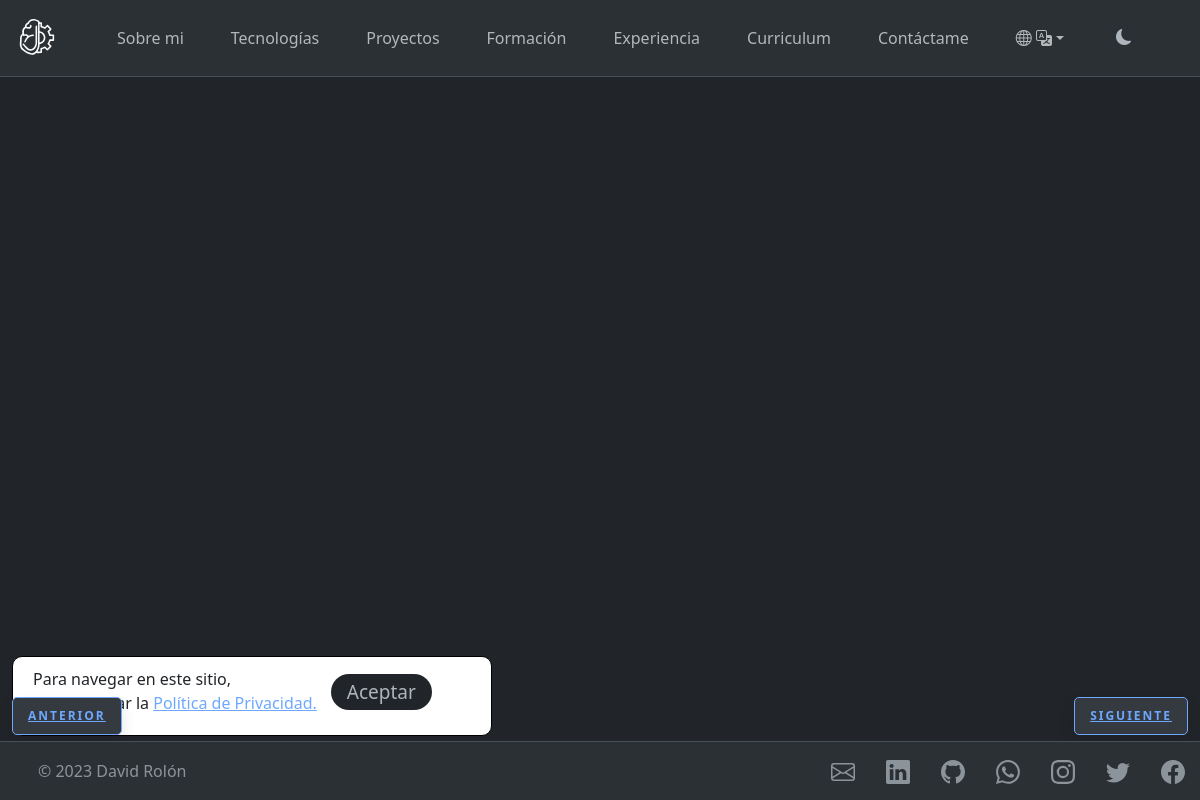
Before: /experience with the older database file.
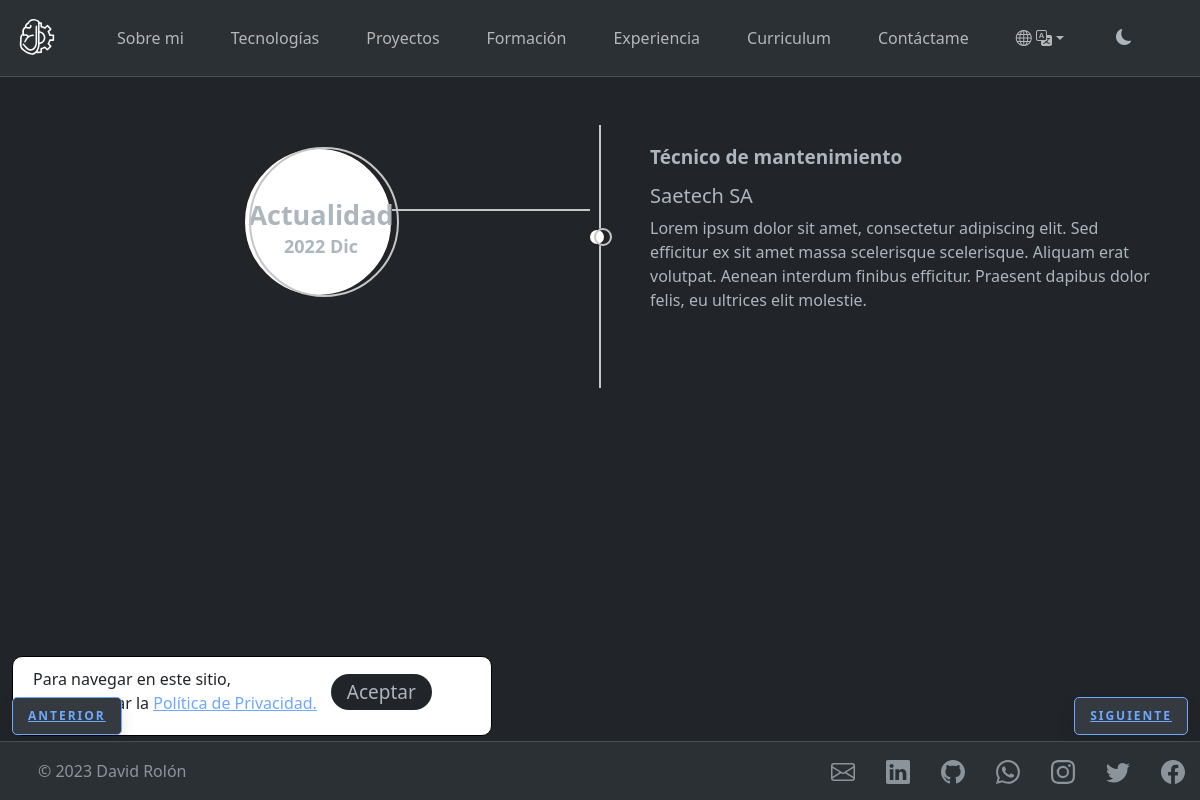
After: the same page with the newer database file.
### my_portfolio/models.py (models this page shows, shortened)
class Experience(models.Model):
    job = models.CharField(max_length=64)
    company = models.CharField(max_length=64)
    date_start = models.CharField(max_length=32)
    date_end = models.CharField(max_length=32)
    description = models.TextField(max_length=512)
    class Meta:
        verbose_name_plural = "Experiencies"

### my_portfolio/views.py (the view)
# urls.py: path('experience', views.experience, name="experience"),
def experience(request, template_name='my_portfolio/experience.html'):
    experiences = all_row_model_to_dict(models.Experience)
    context = {"experiences": experiences}
    return render(request, template_name, context=context)

### my_portfolio/auxiliar.py (called while the page is built)
def model_to_dict(model):
    new_dict = model.__dict__
    new_dict.pop("id")
    new_dict.pop("_state")
    return new_dict

def all_row_model_to_dict(model_class, order_by=None):
    if order_by:
        return [model_to_dict(model) for model in model_class.objects.all().order_by(order_by)]
    return [model_to_dict(model) for model in model_class.objects.all()]

### templates/my_portfolio/experience.html (shortened to what this page needs)
{% extends "./fragments/base.html" %}
{% load static %}
{% block adicional_style %}
<link rel="stylesheet" type="text/css" href='{% static "css/experience_timeline.css" %}'>
{% endblock %}
{% block main %}
<div class="container py-5">
  <div class="main-timeline">
    {% for item in experiences %}
    <div class="timeline">
      <div class="icon"></div>
      <div class="date-content">
        <div class="date-outer">
          <span class="date">
            <span class="end">{{item.date_end}}</span>
            <span class="start">{{item.date_start}}</span>
          </span>
        </div>
      </div>
      <div class="timeline-content">
        <h5 class="title">{{item.job}}</h5>
        <h5 class="subtitle">{{item.company}}</h5>
        <p class="description">{{item.description|linebreaks}}</p>
      </div>
    </div>
    {% endfor %}
    <div class="d-flex justify-content-around">
      <a href="/education" class="btn-anterior-flotante">Anterior</a>
      <a href="/contact_me" class="btn-siguiente-flotante">Siguiente</a>
    </div>
  </div>
</div>
{% endblock %}

Changed rows visible on the page:
added Experience: date_end "Actualidad", date_start "2022 Dic", job "Técnico de mantenimiento", company "Saetech SA", description "Lorem ipsum dolor sit amet, consectetur adipiscing elit. Sed efficitur ex sit amet massa scelerisque scelerisque. Aliquam erat volutpat. Aenean interdum finibus efficitur. Praesent dapibus dolor felis, eu ultrices elit molestie."
